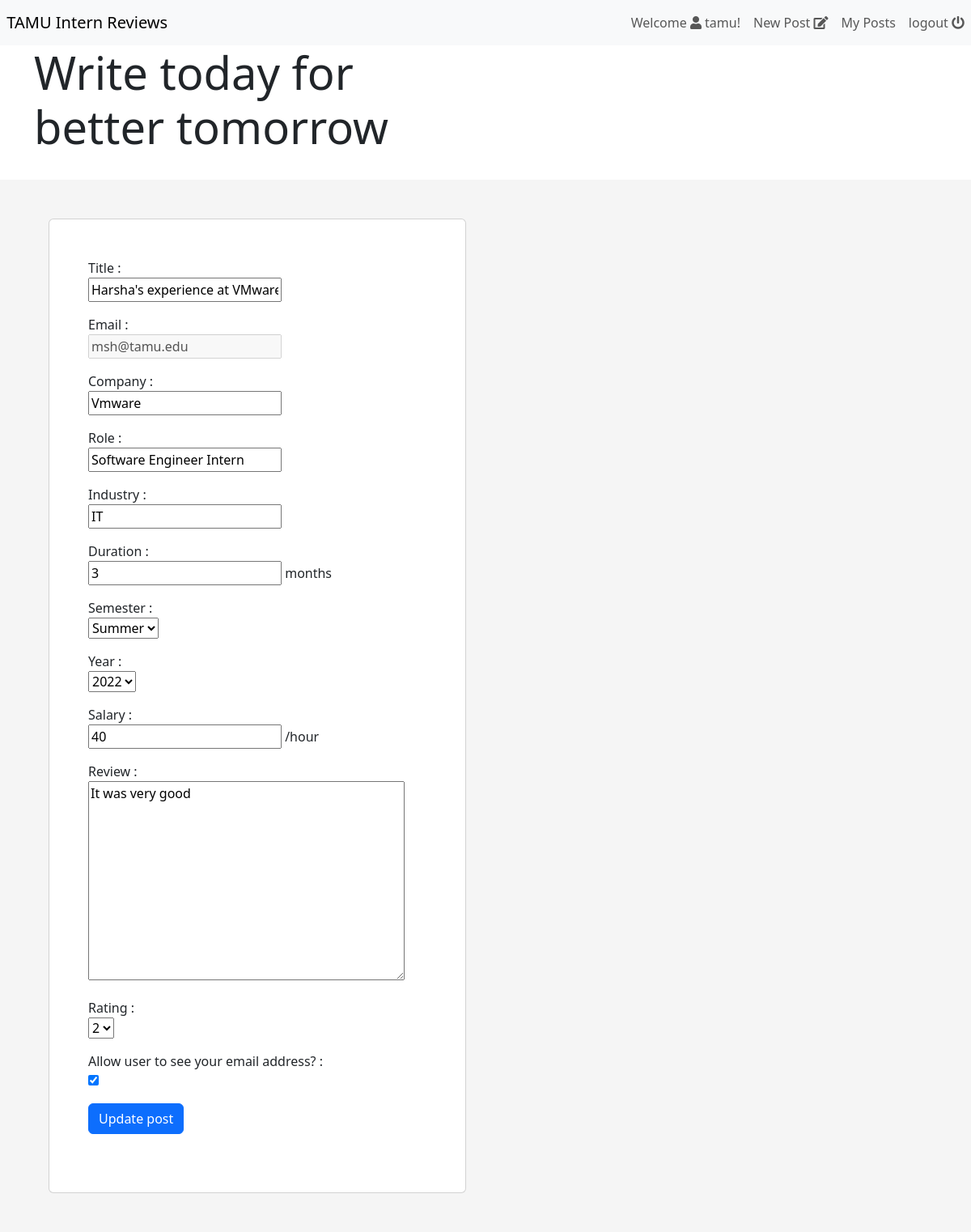
Page /post/edit/1 (signed in) on the committed database.
### post/models.py (models this page shows, shortened)
class Post(models.Model):
    company = models.CharField(max_length=150)
    role = models.CharField(max_length=150)
    title = models.CharField(max_length=150)
    review = models.CharField(max_length=500)
    rating = models.IntegerField()
    duration = models.IntegerField()
    semester = models.CharField(max_length=15)
    year = models.PositiveIntegerField(default=current_year(), validators=[
                                       MinValueValidator(2013), max_value_current_year])
    salary = models.PositiveIntegerField(blank=True, null=True)
    industry = models.CharField(max_length=150, blank=True, null=True)
    email = models.EmailField(help_text='Enter your Texas A&M email')
    created_date = models.DateTimeField(auto_now_add=True)
    modified_date = models.DateTimeField(auto_now=True)
    show_email = models.BooleanField()
    objects = models.Manager()

class Semester(models.Model):
    semester = models.CharField(max_length=15)
    def __str__(self):
        return self.semester
    objects = models.Manager()

### post/views.py (the view)
# urls.py: path('post/edit/<int:id>', views.edit_post, name='edit_post'),
def edit_post(request, id):
    selected_post = Post.objects.get(id=id)
    post_form = PostForm(initial={
        'company': selected_post.company,
        'role': selected_post.role,
        'title': selected_post.title,
        'review': selected_post.review,
        'rating': selected_post.rating,
        'duration': selected_post.duration,
        'semester': selected_post.semester,
        'year': selected_post.year,
        'salary': selected_post.salary,
        'industry': selected_post.industry,
        'email': selected_post.email,
        'show_email': selected_post.show_email
    })
    print(selected_post.semester)
    if request.method == "POST":
        post_form = PostForm(request.POST, instance=selected_post)
        if post_form.is_valid():
            post_form.save()
            messages.success(request, f'Post updated')
            return redirect('/posts')
    return render(request, 'post/update.html', {'form': post_form})

### post/forms.py
class PostForm(forms.ModelForm):
    semester = forms.ModelChoiceField(
        queryset=Semester.objects.all(), to_field_name='semester')
    review = forms.CharField(widget=forms.Textarea)
    rating = forms.ChoiceField(
        choices=((1, 1), (2, 2), (3, 3), (4, 4), (5, 5)))
    email = forms.EmailField(disabled=True)
    duration = forms.IntegerField(help_text="months")
    year = forms.TypedChoiceField(
        coerce=int, choices=year_choices, initial=current_year)
    salary = forms.IntegerField(help_text="/hour")
    class Meta:
        model = Post
        fields = ['title', 'email',
                  'company', 'role', 'industry',
                  'duration',
                  'semester', 'year', 'salary',
                  'review', 'rating', 'show_email']
        labels = {"show_email": "Allow user to see your email address?"}

### post/forms.py (called while the page is built)
def current_year():
    return datetime.date.today().year

def year_choices():
    return [(r, r) for r in range(current_year()-10, current_year()+1)]

### post/templates/post/update.html (shortened to what this page needs)
{% extends "../registration/home.html" %} {% block content %}
<div
  class="px-4 py-5 px-md-5 text-center text-lg-start"
  style="background-color: hsl(0, 0%, 96%)"
>
  <div class="container">
    <div class="row gx-lg-5 align-items-center">
      <div class="col-lg-6 mb-5 mb-lg-0">
        <div class="card">
          <div class="card-body py-5 px-md-5">
            <form action="" method="POST">
              {% for field in form %}
              <div>
                <p>
                  {{ field.label }} :<br />
                  {{ field }}
                  <span class="">{{field.help_text}}</span>
                </p>
              </div>
              {% endfor %}
              <button type="submit" class="btn btn-primary btn-block mb-4">
                Update post
              </button>
            </form>
          </div>
        </div>
      </div>
    </div>
  </div>
</div>
{% endblock content %}

### templates/registration/home.html (shortened to what this page needs)
<!DOCTYPE html>
<html>
  <head>
    {% load bootstrap5 %}
    {% bootstrap_css %}
    {% load fontawesome_5 %}
    {% fontawesome_5_static %}
    {% load static %}
  </head>
  <body>
    {% if user.is_authenticated %}
    <nav class="navbar navbar-expand-sm navbar-light bg-light">
        &nbsp;&nbsp;<a class="navbar-brand justify-content-between " href="{% url 'list_posts' %}">TAMU Intern Reviews</a>
        <div class="collapse navbar-collapse justify-content-end" id="navbarText">
          <ul class="navbar-nav ml-auto mb-2 mb-lg-0">
            <li class="nav-item">
              <a class="nav-link" href="">Welcome <i class="fas fa-user"></i>&nbsp;{{ user.username }}!</a>
            </li>
            <li class="nav-item">
              <a class="nav-link" href="{% url 'create_post' %}">New Post&nbsp;<i class='fas fa-edit'></i></a>
              </li>
              <li class="nav-item">
                <a class="nav-link" href="{% url 'my_posts' %}">My Posts</a>
              </li>
            <li class="nav-item">
              <a class="nav-link" href="{% url 'logout' %}">logout&nbsp;<i class='fas fa-power-off'></i></a>
            </li>
          </ul>
        </div>
      </nav>
    <div class="container">
      <div class="row">
        <div class="col-sm-12 col-md-12 col-lg-6 pb-4">
          <h2 class="display-4 font-weight-bold">Write today for better tomorrow</h1>
        </div>
        <div class="col-sm-12 col-md-12 col-lg-6">
        </div>
      </div>
    </div>
  </body>
</html>
{% block content %}
{% endblock %}
{% else %}
    <div class="alert alert-success" role="alert">
        <h3>Welcome!</h3>
        <a href="{% url 'register' %}">Signup</a>
        <a href="{% url 'login' %}">Login</a>
    </div>
{% endif %}

### rows in the picture
Post: form "Harsha's experience at VMware" "msh@tamu.edu" "Vmware" "Software Engineer Intern" "IT" "3" "2022" "40" "It was very good" "2" "☑"
Semester: form "Summer"

### other values in the picture
{{ user.username }} "tamu"
{{ field.label }} "Title" "Email" "Company" "Role" "Industry" "Duration" "Semester" "Year" "Salary" "Review" "Rating" "Allow user to see your email address?"
{{ field.help_text }} "months" "/hour"
